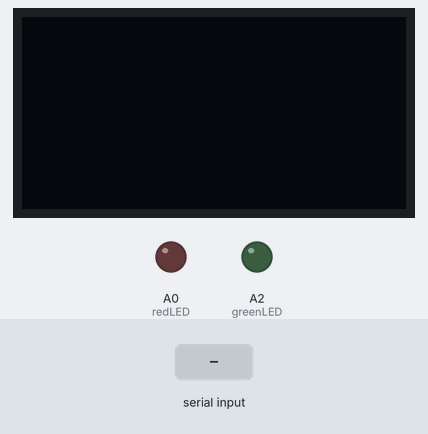
The sketch below on a simulated Arduino Uno, built with avr-gcc and run on an emulated ATmega328P. Shown: 128×64 one-colour display, output pins drawn as LEDs (lit = HIGH). The inputs (shaded band) are chosen by the test bench.

Above: at 1.2 s.
1.3 s: "User not identified\n" received over Serial
At 2.0 s:
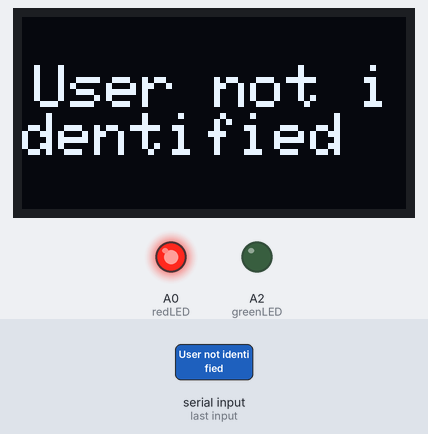
2.8 s: "Welcome Home\n" received over Serial
At 4.0 s:
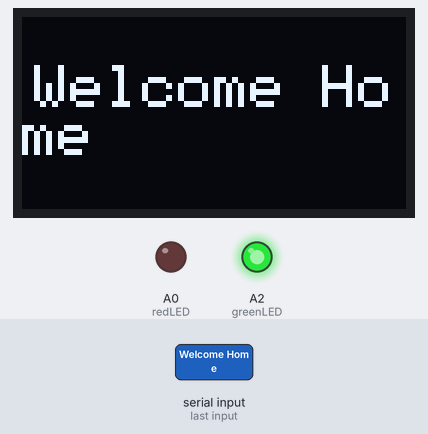
4.3 s: "No Face\n" received over Serial
At 4.9 s:
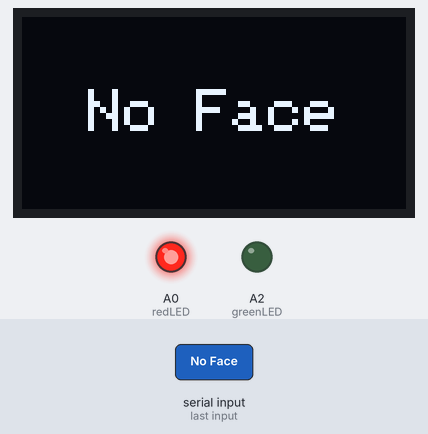
5.8 s: "1\n" received over Serial
At 7.0 s:
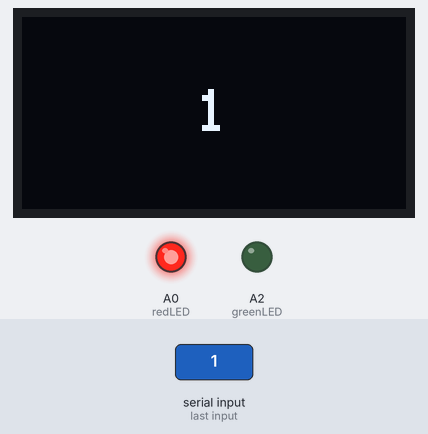
7.3 s: "User not identified\n" received over Serial
At 7.7 s:
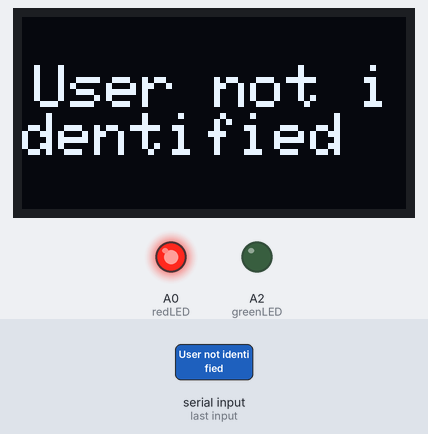
Timing chart, 0 to 9.8 s (numbered marks = the images above; inputs shaded):
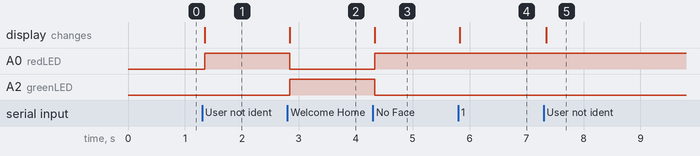

The sketch:

sketch_oct15a.ino
```cpp
#include <Wire.h>               // Include Wire library for I2C communication
#include <Adafruit_GFX.h>       // Include Adafruit GFX library for graphics
#include <Adafruit_SSD1306.h>   // Include Adafruit SSD1306 library for OLED display

// Define the OLED display dimensions
#define SCREEN_WIDTH 128
#define SCREEN_HEIGHT 64

// Define the OLED reset pin. -1 means sharing Arduino reset pin
#define OLED_RESET -1
// Create an OLED display object
Adafruit_SSD1306 display(SCREEN_WIDTH, SCREEN_HEIGHT, &Wire, OLED_RESET);

// Define LED pin numbers
int redLED = A0;   // Red LED connected to analog pin A0
int greenLED = A2; // Green LED connected to analog pin A2

void setup() {
  // Initialize Serial communication at 9600 baud rate
  Serial.begin(9600);

  // Initialize LEDs as output pins
  pinMode(redLED, OUTPUT);
  pinMode(greenLED, OUTPUT);

  // Turn off all LEDs initially
  digitalWrite(redLED, LOW);
  digitalWrite(greenLED, LOW);

  // Initialize the OLED display
  if (!display.begin(SSD1306_SWITCHCAPVCC, 0x3C)) {
    Serial.println(F("SSD1306 allocation failed"));
    for (;;); // Stay in infinite loop if initialization fails
  }
  // Clear the display buffer and update the display
  display.clearDisplay();
  display.display();
}

void loop() {
  // Check if data is available on the serial port
  if (Serial.available() > 0) {
    // Read the incoming message until newline character
    String message = Serial.readStringUntil('\n');

    // Display the message on the OLED
    displayMessage(message);

    // Control LEDs based on the received message
    if (message == "User not identified") {
      digitalWrite(redLED, HIGH);   // Turn on Red LED
      digitalWrite(greenLED, LOW);  // Turn off Green LED
    } else if (message == "Welcome Home") {
      digitalWrite(greenLED, HIGH); // Turn on Green LED
      digitalWrite(redLED, LOW);    // Turn off Red LED
    } else if (message == "No Face") {
      digitalWrite(redLED, HIGH);   // Turn on Red LED
      digitalWrite(greenLED, LOW);  // Turn off Green LED
    }
  }
}

// Function to display message on the OLED with better formatting
void displayMessage(String msg) {
  display.clearDisplay();           // Clear the display buffer
  display.setTextSize(2);          // Larger text size for better visibility
  display.setTextColor(SSD1306_WHITE);

  // Center the text
  int16_t x1, y1;
  uint16_t w, h;
  display.getTextBounds(msg, 0, 0, &x1, &y1, &w, &h);
  int x = (SCREEN_WIDTH - w) / 2;
  int y = (SCREEN_HEIGHT - h) / 2;

  display.setCursor(x, y);
  display.println(msg);
  display.display();
}

// Resources:
// 1. Arduino Serial Communication: https://www.arduino.cc/reference/en/language/functions/communication/serial/
// 2. Adafruit SSD1306 Library: https://github.com/adafruit/Adafruit_SSD1306
// 3. Adafruit GFX Library: https://learn.adafruit.com/adafruit-gfx-graphics-library
// 4. Arduino Digital I/O: https://www.arduino.cc/reference/en/language/functions/digital-io/digitalwrite/
// 5. I2C Communication: https://www.arduino.cc/en/reference/wire
// 6. OLED Display Tutorial: https://randomnerdtutorials.com/guide-for-oled-display-with-arduino/
// 7. LED Control with Arduino: https://www.arduino.cc/en/Tutorial/BuiltInExamples/Blink
// 8. Arduino String Handling: https://www.arduino.cc/reference/en/language/variables/data-types/stringobject/
```

Measured:
- after the input at 1.3 s, A0 (redLED): LOW → HIGH after 0.05 s; the display: changes after 0.05 s (image 1)
- after the input at 2.8 s, A0 (redLED): HIGH → LOW at once; A2 (greenLED): LOW → HIGH at once; the display: changes at once (image 2)
- after the input at 4.3 s, A0 (redLED): LOW → HIGH at once; A2 (greenLED): HIGH → LOW at once; the display: changes at once (image 3)
- after the input at 5.8 s, the display: changes at once (image 4)
- after the input at 7.3 s, the display: changes after 0.05 s (image 5)
